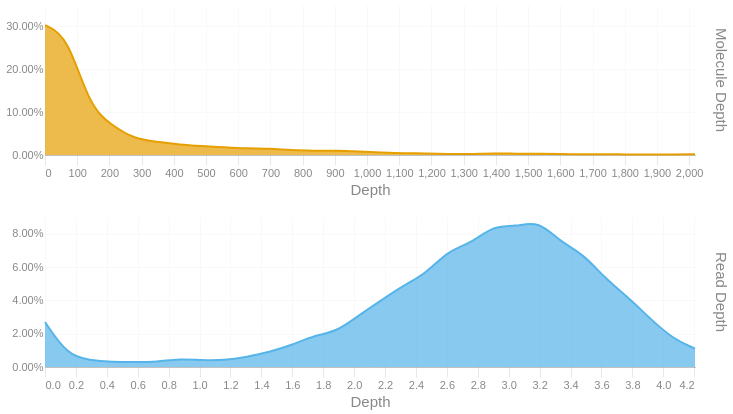

Notebook code for this chart:
### Code cell
readdep = depth_hist(tb['Read Depth'], q99, 3)
readdep = readdep.with_columns(pl.lit('Read Depth').alias('Metric'))
if not SKIPLR:
    moldep = depth_hist(tb['Molecule Depth'], mol_q99, 1)
    moldep = moldep.with_columns(pl.lit('Molecule Depth').alias('Metric'))
    _hist = pl.concat([readdep, moldep])
    _hist = _hist.filter(pl.col('Proportion') != 0)
    with SafeRender(_hist):
        (
            alt.Chart(_hist)        
            .mark_area(interpolate = "basis")
            .encode(
                x=alt.X('Bin:Q').scale(domainMin=0).axis(alt.Axis(title='Depth')),
                y = alt.Y('Proportion:Q', title = None).axis(format = '.2%'),
                color = alt.Color('Metric:N').legend(None),
                row = alt.Row("Metric:N").header(title = None, labelOrient = 'right'),
                tooltip = [
                    alt.Tooltip("Metric:N", title = "Metric"),
                    alt.Tooltip('Interval:N', title = "Depth Interval"),
                    alt.Tooltip('Proportion:Q', title = "% Alignments").format('.2%')
                ]
            )
            .resolve_scale(x='independent', y='independent')
            .properties(
                height = 150, width = 650,
                usermeta={'embedOptions': {'downloadFileName': f'{samplename}.depth.hist'}}
            )
        ).display()
else:
    readdep = readdep.filter(pl.col('Proportion') != 0)
    with SafeRender(readdep):
        (
            alt.Chart(readdep)        
            .mark_area(interpolate = "basis")
            .encode(
                x=alt.X('Bin:Q').scale(domainMin=0).axis(alt.Axis(title='Depth')),
                y = alt.Y('Proportion:Q', title = None).axis(format = '.2%'),
                tooltip = [
                    alt.Tooltip('Interval:N', title = "Depth Interval"),
                    alt.Tooltip('Proportion:Q', title = "% Alignments").format('.2%')
                ]
            )
            .properties(
                usermeta={'embedOptions': {'downloadFileName': f'{samplename}.depth.hist'}}
            )
        ).display()

### Figure 1 — Vega-Lite specification as saved in the notebook (floating-point values rounded to 4 significant figures)
{"width": 650, "height": 150, "config": {"title": {"anchor": "start", "dy": -15, "fontSize": 18, "color": "#888888", "subtitleColor": "#888888", "subtitleFontSize": 14}, "arc": {"fill": "#0072B2"}, "axis": {"domainColor": "#888888", "domainWidth": 0.5, "gridWidth": 0.2, "grid": false, "titleFontWeight": 400, "titleFontSize": 15, "labelFontSize": 11, "labelColor": "#888888", "tickColor": "#888888", "tickWidth": 0.2, "titleColor": "#888888"}, "axisBand": {"grid": false}, "axisX": {"grid": true, "tickSize": 10, "domainCap": "round"}, "axisY": {"domain": false, "grid": true, "tickSize": 0, "domainCap": "round"}, "background": "transparent", "header": {"labelFontSize": 15, "labelColor": "#888888", "titleFontSize": 15, "titleFontWeight": 600, "titleColor": "#888888"}, "legend": {"labelFont": "sans-serif", "labelFontSize": 12, "labelColor": "#888888", "symbolSize": 100, "symbolType": "circle", "titleFontSize": 12, "titlePadding": 10, "titleColor": "#888888", "title": null}, "range": {"category": ["#E69F00", "#56B4E9", "#009E73", "#F0E442", "#0072B2", "#D55E00", "#CC79A7", "#000000"], "diverging": ["#cfe8f3", "#a2d4ec", "#73bfe2", "#46abdb", "#1696d2", "#12719e"]}, "area": {"fill": "#0072B2", "fillOpacity": 0.7, "line": true, "strokeOpacity": 0.7}, "line": {"color": "#0072B2", "stroke": "#0072B2", "strokeWidth": 2}, "trail": {"color": "#0072B2", "stroke": "#0072B2", "strokeWidth": 0, "size": 1}, "point": {"filled": true, "fillOpacity": 1.0, "size": 95}, "text": {"color": "#888888", "fontSize": 11, "align": "right", "fontWeight": 400, "size": 11}, "bar": {"fill": "#0072B2", "stroke": null}, "view": {"stroke": null, "continuousWidth": 660, "continuousHeight": 400}}, "data": {"name": "data-1f6c167f1cc3511adaea35ad57253396"}, "mark": {"type": "area", "interpolate": "basis"}, "encoding": {"color": {"field": "Metric", "legend": null, "type": "nominal"}, "row": {"field": "Metric", "header": {"title": null, "labelOrient": "right"}, "type": "nominal"}, "tooltip": [{"field": "Metric", "title": "Metric", "type": "nominal"}, {"field": "Interval", "title": "Depth Interval", "type": "nominal"}, {"field": "Proportion", "format": ".2%", "title": "% Alignments", "type": "quantitative"}], "x": {"axis": {"title": "Depth"}, "field": "Bin", "scale": {"domainMin": 0}, "type": "quantitative"}, "y": {"axis": {"format": ".2%"}, "field": "Proportion", "title": null, "type": "quantitative"}}, "resolve": {"scale": {"x": "independent", "y": "independent"}}, "usermeta": {"embedOptions": {"downloadFileName": "S3_Annapolis_279.depth.hist"}}, "$schema": "https://vega.github.io/schema/vega-lite/v6.1.0.json", "datasets": {"data-1f6c167f1cc3511adaea35ad57253396": [{"Bin": 0.0, "Interval": "0.0-0.145", "Proportion": 0.027, "Metric": "Read Depth"}, {"Bin": 0.145, "Interval": "0.145-0.29", "Proportion": 0.007, "Metric": "Read Depth"}, {"Bin": 0.29, "Interval": "0.29-0.435", "Proportion": 0.004, "Metric": "Read Depth"}, {"Bin": 0.435, "Interval": "0.435-0.58", "Proportion": 0.003, "Metric": "Read Depth"}, {"Bin": 0.58, "Interval": "0.58-0.725", "Proportion": 0.003, "Metric": "Read Depth"}, {"Bin": 0.725, "Interval": "0.725-0.87", "Proportion": 0.003, "Metric": "Read Depth"}, {"Bin": 0.87, "Interval": "0.87-1.015", "Proportion": 0.005, "Metric": "Read Depth"}, {"Bin": 1.015, "Interval": "1.015-1.16", "Proportion": 0.004, "Metric": "Read Depth"}, {"Bin": 1.16, "Interval": "1.16-1.305", "Proportion": 0.004, "Metric": "Read Depth"}, {"Bin": 1.305, "Interval": "1.305-1.45", "Proportion": 0.006, "Metric": "Read Depth"}, {"Bin": 1.45, "Interval": "1.45-1.595", "Proportion": 0.009, "Metric": "Read Depth"}, {"Bin": 1.595, "Interval": "1.595-1.74", "Proportion": 0.013, "Metric": "Read Depth"}, {"Bin": 1.74, "Interval": "1.74-1.885", "Proportion": 0.019, "Metric": "Read Depth"}, {"Bin": 1.885, "Interval": "1.885-2.03", "Proportion": 0.021, "Metric": "Read Depth"}, {"Bin": 2.03, "Interval": "2.03-2.175", "Proportion": 0.031, "Metric": "Read Depth"}, {"Bin": 2.175, "Interval": "2.175-2.32", "Proportion": 0.04, "Metric": "Read Depth"}, {"Bin": 2.32, "Interval": "2.32-2.465", "Proportion": 0.049, "Metric": "Read Depth"}, {"Bin": 2.465, "Interval": "2.465-2.61", "Proportion": 0.056, "Metric": "Read Depth"}, {"Bin": 2.61, "Interval": "2.61-2.755", "Proportion": 0.07, "Metric": "Read Depth"}, {"Bin": 2.755, "Interval": "2.755-2.9", "Proportion": 0.074, "Metric": "Read Depth"}, {"Bin": 2.9, "Interval": "2.9-3.045", "Proportion": 0.085, "Metric": "Read Depth"}, {"Bin": 3.045, "Interval": "3.045-3.19", "Proportion": 0.084, "Metric": "Read Depth"}, {"Bin": 3.19, "Interval": "3.19-3.335", "Proportion": 0.088, "Metric": "Read Depth"}, {"Bin": 3.335, "Interval": "3.335-3.48", "Proportion": 0.075, "Metric": "Read Depth"}, {"Bin": 3.48, "Interval": "3.48-3.625", "Proportion": 0.068, "Metric": "Read Depth"}, {"Bin": 3.625, "Interval": "3.625-3.77", "Proportion": 0.053, "Metric": "Read Depth"}, {"Bin": 3.77, "Interval": "3.77-3.915", "Proportion": 0.042, "Metric": "Read Depth"}, {"Bin": 3.915, "Interval": "3.915-4.06", "Proportion": 0.029, "Metric": "Read Depth"}, {"Bin": 4.06, "Interval": "4.06-4.205", "Proportion": 0.017, "Metric": "Read Depth"}, {"Bin": 4.205, "Interval": "4.205-4.35", "Proportion": 0.011, "Metric": "Read Depth"}, {"Bin": 0.0, "Interval": "0.0-69.6", "Proportion": 0.303, "Metric": "Molecule Depth"}, {"Bin": 69.6, "Interval": "69.6-139.2", "Proportion": 0.279, "Metric": "Molecule Depth"}, {"Bin": 139.2, "Interval": "139.2-208.8", "Proportion": 0.111, "Metric": "Molecule Depth"}, {"Bin": 208.8, "Interval": "208.8-278.4", "Proportion": 0.069, "Metric": "Molecule Depth"}, {"Bin": 278.4, "Interval": "278.4-348.0", "Proportion": 0.037, "Metric": "Molecule Depth"}, {"Bin": 348.0, "Interval": "348.0-417.6", "Proportion": 0.031, "Metric": "Molecule Depth"}, {"Bin": 417.6, "Interval": "417.6-487.2", "Proportion": 0.024, "Metric": "Molecule Depth"}, {"Bin": 487.2, "Interval": "487.2-556.7", "Proportion": 0.021, "Metric": "Molecule Depth"}, {"Bin": 556.7, "Interval": "556.7-626.3", "Proportion": 0.018, "Metric": "Molecule Depth"}, {"Bin": 626.3, "Interval": "626.3-695.9", "Proportion": 0.015, "Metric": "Molecule Depth"}, {"Bin": 695.9, "Interval": "695.9-765.5", "Proportion": 0.015, "Metric": "Molecule Depth"}, {"Bin": 765.5, "Interval": "765.5-835.1", "Proportion": 0.011, "Metric": "Molecule Depth"}, {"Bin": 835.1, "Interval": "835.1-904.7", "Proportion": 0.01, "Metric": "Molecule Depth"}, {"Bin": 904.7, "Interval": "904.7-974.3", "Proportion": 0.01, "Metric": "Molecule Depth"}, {"Bin": 974.3, "Interval": "974.3-1043.9", "Proportion": 0.008, "Metric": "Molecule Depth"}, {"Bin": 1044.0, "Interval": "1043.9-1113.5", "Proportion": 0.006, "Metric": "Molecule Depth"}, {"Bin": 1114.0, "Interval": "1113.5-1183.1", "Proportion": 0.004, "Metric": "Molecule Depth"}, {"Bin": 1183.0, "Interval": "1183.1-1252.7", "Proportion": 0.004, "Metric": "Molecule Depth"}, {"Bin": 1253.0, "Interval": "1252.7-1322.3", "Proportion": 0.002, "Metric": "Molecule Depth"}, {"Bin": 1322.0, "Interval": "1322.3-1391.9", "Proportion": 0.002, "Metric": "Molecule Depth"}, {"Bin": 1392.0, "Interval": "1391.9-1461.5", "Proportion": 0.004, "Metric": "Molecule Depth"}, {"Bin": 1462.0, "Interval": "1461.5-1531.1", "Proportion": 0.003, "Metric": "Molecule Depth"}, {"Bin": 1531.0, "Interval": "1531.1-1600.7", "Proportion": 0.003, "Metric": "Molecule Depth"}, {"Bin": 1601.0, "Interval": "1600.7-1670.2", "Proportion": 0.002, "Metric": "Molecule Depth"}, {"Bin": 1670.0, "Interval": "1670.2-1739.8", "Proportion": 0.002, "Metric": "Molecule Depth"}, {"Bin": 1740.0, "Interval": "1739.8-1809.4", "Proportion": 0.002, "Metric": "Molecule Depth"}, {"Bin": 1809.0, "Interval": "1809.4-1879.0", "Proportion": 0.001, "Metric": "Molecule Depth"}, {"Bin": 1879.0, "Interval": "1879.0-1948.6", "Proportion": 0.001, "Metric": "Molecule Depth"}, {"Bin": 1949.0, "Interval": "1948.6-2018.2", "Proportion": 0.001, "Metric": "Molecule Depth"}, {"Bin": 2018.0, "Interval": "2018.2-2087.81", "Proportion": 0.002, "Metric": "Molecule Depth"}]}}
